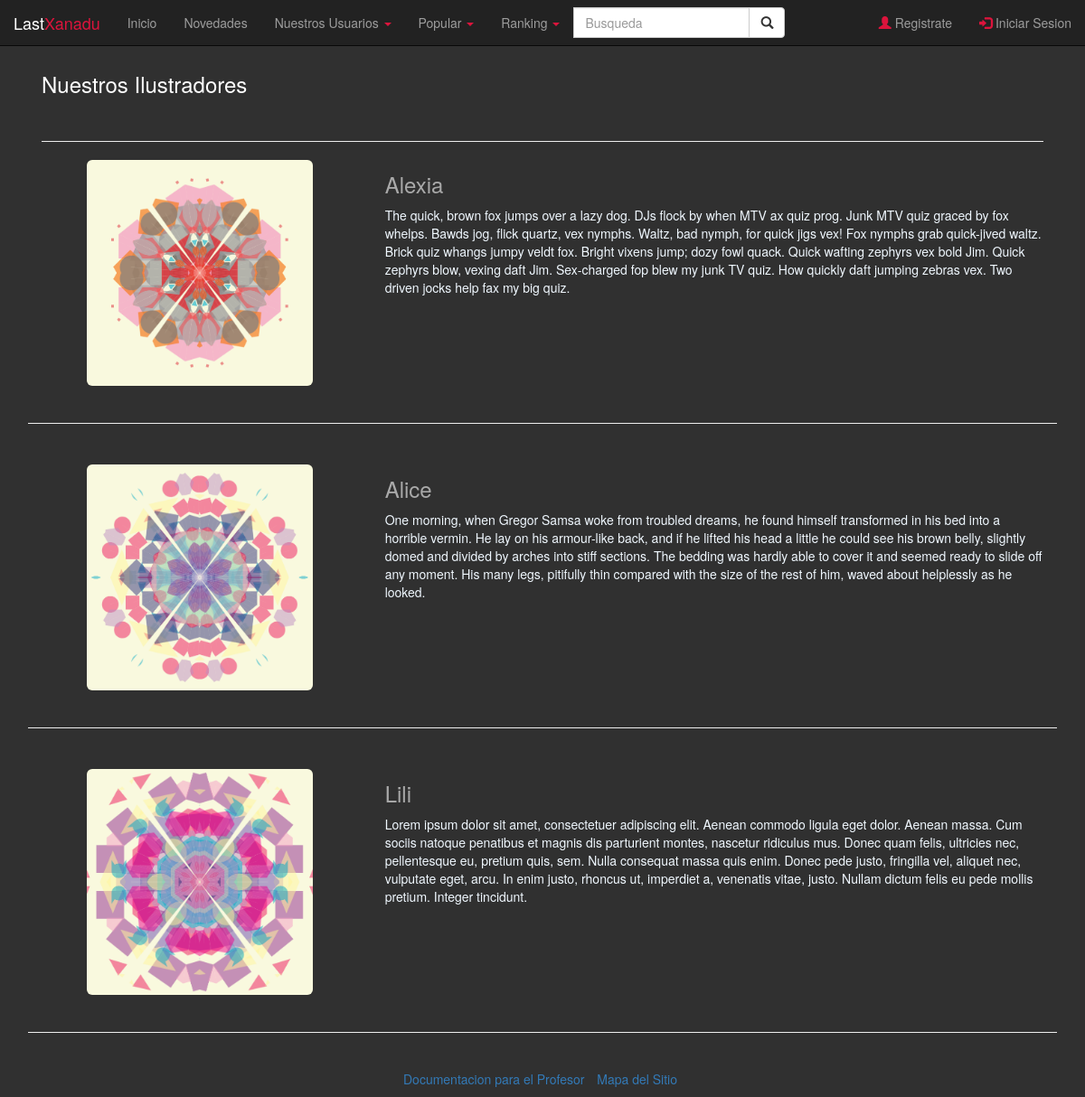
Screenshot of /nuestrosIlustradores.php with the database file from the repository.
### tables this page shows
CREATE TABLE IF NOT EXISTS `users` (
  `user_id` int(11) NOT NULL AUTO_INCREMENT,
  `user_name` varchar(20) NOT NULL,
  `user_avatar` varchar(255) NOT NULL,
  `user_description` varchar(500) NOT NULL,
  `user_type` enum('Illustrator','Composer','Admin') NOT NULL,
  `user_following` text NOT NULL,
  `user_followers` text NOT NULL,
  `user_email` varchar(40) NOT NULL,
  `user_pass` varchar(255) NOT NULL,
  `user_favourites` text NOT NULL,
  PRIMARY KEY (`user_id`)
);

### nuestrosIlustradores.php (the view, shortened to what this page needs)
<!DOCTYPE html>
<html lang="es">
<head>
    <link rel="stylesheet" href="https://maxcdn.bootstrapcdn.com/bootstrap/3.3.7/css/bootstrap.min.css">
    <link rel="stylesheet" type="text/css" href="css/ranking.css">
</head>
<body>
    <?php require "includes/navbar.php";
    require ("includes/db.php");
    ?>
    <div class="container">
        <div id="cabecera" class="row">
            <div class="col-sm-12">
                <br>
                <h3>Nuestros Ilustradores</h3><br>
                <hr>
            </div>
            <br>
            <?php
            $consulta = "SELECT * FROM users WHERE user_type='Illustrator' order by user_name ASC";
            $resultado = $mysqli->query($consulta) or die ($mysqli->error."en la linea".(__LINE__-1));
            while ($row = $resultado->fetch_assoc()){
                echo '
                <div class="row just-user-list">
                    <div class="col-xs-4 col-sm-4 col-md-4 col-lg-4">
                        <a href="user.php?id='.$row["user_id"].'"><img class="img-responsive img-rounded" src="'.$row["user_avatar"].'" alt="'.$row["user_name"].'"></a>
                    </div>
                    <div class="col-xs-8 col-sm-8 col-md-8 col-lg-8">
                        <h4 class = "titulo" ><a href="user.php?id='.$row["user_id"].'">'.$row["user_name"].'</a></h4>
                        <p>'.$row["user_description"].'</p>
                    </div>
                </div>
                <br/>
                <hr class="lineapunteada">
                ';
            }
            ?>
        </div>
        <br>
        <?php require "includes/PiePagina.php"; ?>
    </div>
</body>
</html>

### css/ranking.css (style rules this page uses)
body { background: url('../img/silkbrush8.png'); background-repeat: space; background-color: #303030; background-attachment: fixed; color: white; }
div h4 { font-size: 2em; }
div p { font-size: 1.1em; color: #F0F8FF; }
.row { margin: 1px; margin-top: 45px; }
#cabecera { margin-top: 40px; }
.just-user-list p { font-size: 14px; }
.just-user-list a { color: darkgray; font-size: 24px; }
.just-user-list img { max-height: 250px; margin: auto; }

### rows the page displays
users: user_avatar+user_name (picture), user_name "Alexia", user_description "The quick, brown fox jumps over a lazy dog. DJs flock by when MTV ax quiz prog. Junk MTV quiz graced by fox whelps. Bawds jog, flick quartz, vex nymphs. Waltz, bad nymph, for quick jigs vex! Fox nymphs grab quick-jived waltz. Brick quiz whangs jumpy veldt fox. Bright vixens jump; dozy fowl quack. Quick wafting zephyrs vex bold Jim. Quick zephyrs blow, vexing daft Jim. Sex-charged fop blew my junk TV quiz. How quickly daft jumping zebras vex. Two driven jocks help fax my big quiz."
users: user_avatar+user_name (picture), user_name "Alice", user_description "One morning, when Gregor Samsa woke from troubled dreams, he found himself transformed in his bed into a horrible vermin. He lay on his armour-like back, and if he lifted his head a little he could see his brown belly, slightly domed and divided by arches into stiff sections. The bedding was hardly able to cover it and seemed ready to slide off any moment. His many legs, pitifully thin compared with the size of the rest of him, waved about helplessly as he looked."
users: user_avatar+user_name (picture), user_name "Lili", user_description "Lorem ipsum dolor sit amet, consectetuer adipiscing elit. Aenean commodo ligula eget dolor. Aenean massa. Cum sociis natoque penatibus et magnis dis parturient montes, nascetur ridiculus mus. Donec quam felis, ultricies nec, pellentesque eu, pretium quis, sem. Nulla consequat massa quis enim. Donec pede justo, fringilla vel, aliquet nec, vulputate eget, arcu. In enim justo, rhoncus ut, imperdiet a, venenatis vitae, justo. Nullam dictum felis eu pede mollis pretium. Integer tincidunt."
